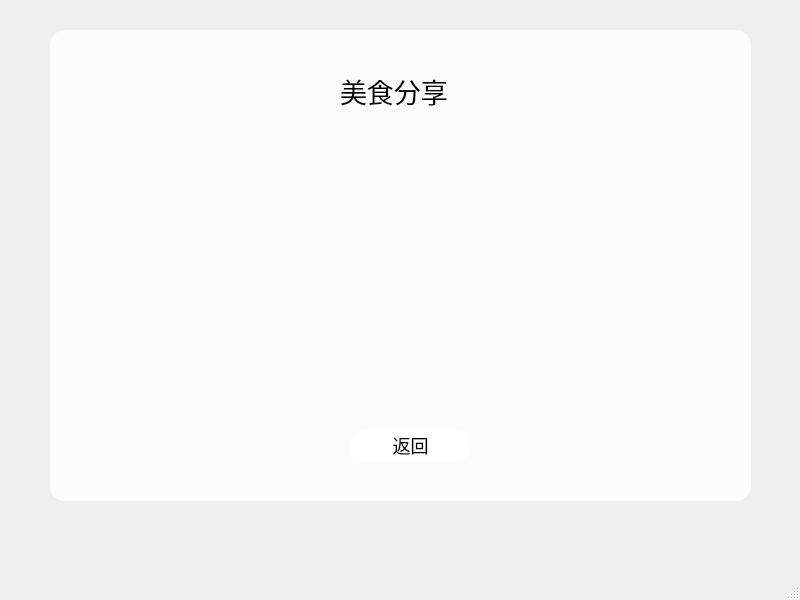
<?xml version="1.0" encoding="UTF-8"?>
<ui version="4.0">
 <class>MeiShi</class>
 <widget class="QMainWindow" name="MeiShi">
  <property name="geometry">
   <rect>
    <x>0</x>
    <y>0</y>
    <width>800</width>
    <height>600</height>
   </rect>
  </property>
  <property name="windowTitle">
   <string>MainWindow</string>
  </property>
  <property name="styleSheet">
   <string notr="true">*{
background-image:url(:/img/8574639.jpg);
font-size:20px;
font-family:Century Gothic;
}
QFrame{
background:rgba(255,255,255,0.8);
border-radius:15px;
}

#Widget{

}

QToolButton{
background:red;
border-radius:60px;
}
QLabel{
font-size:27px;
color:black;
background:transparent;
}
QPushButton{
font-size:18px;
background:white;
border-radius:15px;
}
QPushButton:hover{

border-radius:15px;
background:#c8adc4;
}
QLineEdit{
background:transparent;
border:none;
color:#717072;
border-bottom:1px solid #717072;
}</string>
  </property>
  <widget class="QWidget" name="centralwidget">
   <widget class="QFrame" name="frame">
    <property name="geometry">
     <rect>
      <x>50</x>
      <y>30</y>
      <width>701</width>
      <height>471</height>
     </rect>
    </property>
    <property name="frameShape">
     <enum>QFrame::StyledPanel</enum>
    </property>
    <property name="frameShadow">
     <enum>QFrame::Raised</enum>
    </property>
    <widget class="QLabel" name="label">
     <property name="geometry">
      <rect>
       <x>290</x>
       <y>30</y>
       <width>131</width>
       <height>61</height>
      </rect>
     </property>
     <property name="text">
      <string>美食分享</string>
     </property>
    </widget>
    <widget class="QPushButton" name="back">
     <property name="geometry">
      <rect>
       <x>300</x>
       <y>400</y>
       <width>121</width>
       <height>31</height>
      </rect>
     </property>
     <property name="text">
      <string>返回</string>
     </property>
    </widget>
   </widget>
  </widget>
  <widget class="QMenuBar" name="menubar">
   <property name="geometry">
    <rect>
     <x>0</x>
     <y>0</y>
     <width>800</width>
     <height>29</height>
    </rect>
   </property>
  </widget>
  <widget class="QStatusBar" name="statusbar"/>
 </widget>
 <resources/>
 <connections/>
</ui>
